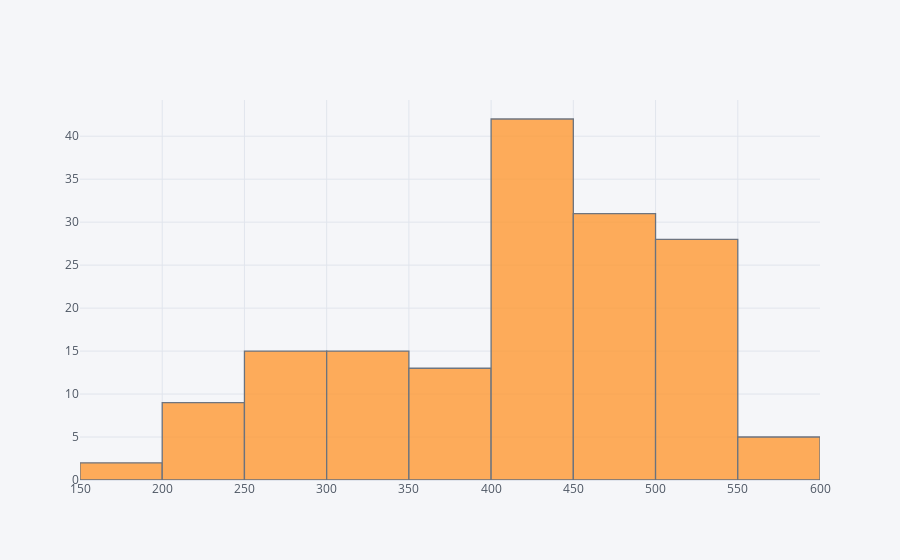

Notebook code for this chart:
### Code cell
df['brent_cost'].iplot(kind='hist')

### Figure 1 — Plotly figure (JSON) as saved in the notebook; plotly's stock layout.template omitted (floating-point values rounded to 4 significant figures; data arrays with more than 128 entries replaced by an {"elided": "..."} marker saying what was removed)
{"data": [{"histfunc": "count", "histnorm": "", "marker": {"color": "rgba(255, 153, 51, 1.0)", "line": {"color": "#4D5663", "width": 1.3}}, "name": "brent_cost", "opacity": 0.8, "orientation": "v", "type": "histogram", "x": {"elided": "160 float values"}}], "layout": {"barmode": "overlay", "legend": {"bgcolor": "#F5F6F9", "font": {"color": "#4D5663"}}, "paper_bgcolor": "#F5F6F9", "plot_bgcolor": "#F5F6F9", "title": {"font": {"color": "#4D5663"}}, "xaxis": {"gridcolor": "#E1E5ED", "showgrid": true, "tickfont": {"color": "#4D5663"}, "title": {"font": {"color": "#4D5663"}, "text": ""}, "zerolinecolor": "#E1E5ED"}, "yaxis": {"gridcolor": "#E1E5ED", "showgrid": true, "tickfont": {"color": "#4D5663"}, "title": {"font": {"color": "#4D5663"}, "text": ""}, "zerolinecolor": "#E1E5ED"}}}
